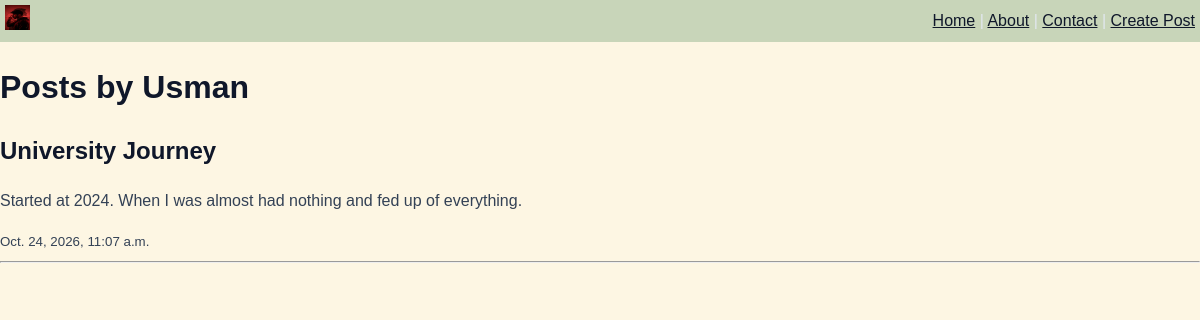
Page /post/Usman/ on the committed database.
### blog/models.py (models this page shows, shortened)
class Post(models.Model):
    title = models.CharField(max_length=200)
    content = models.TextField()
    date_created = models.DateTimeField(auto_now_add=True)
    author = models.CharField(max_length=100)

### blog/views.py (the view)
# urls.py: path('post/<str:name>/', views.post_filter, name='post_filter'),
def post_filter(request,name):
    posts = Post.objects.filter(author=name)
    total_posts = Post.objects.count()
    context = {
        'posts': posts,
        'total_posts': total_posts
    }
    return render(request, 'blog/post_filter.html', context)

### blog/templates/blog/post_filter.html
{% extends "blog/base.html" %}
{% block content %}
    <h1>Posts by {{ posts.0.author }}</h1>
    {% for post in posts %}
        <h2>{{ post.title }}</h2>
        <p>{{ post.content }}</p>
        <small>{{ post.date_created }}</small>
        <hr>
    {% endfor %}
{% endblock %}

### blog/static/css/style.css (style rules this page uses)
body { font-family: Tahoma,Arial, sans-serif; line-height: 1.5; margin: 0; background-color: #FDF6E3; color: #334155; }
h1, h2, h3, a { color: #0F172A; }

### rows in the picture
Post: author "Usman", title "University Journey", content "Started at 2024. When I was almost had nothing and fed up of everything.", date_created "Oct. 24, 2026, 11:07 a.m."
